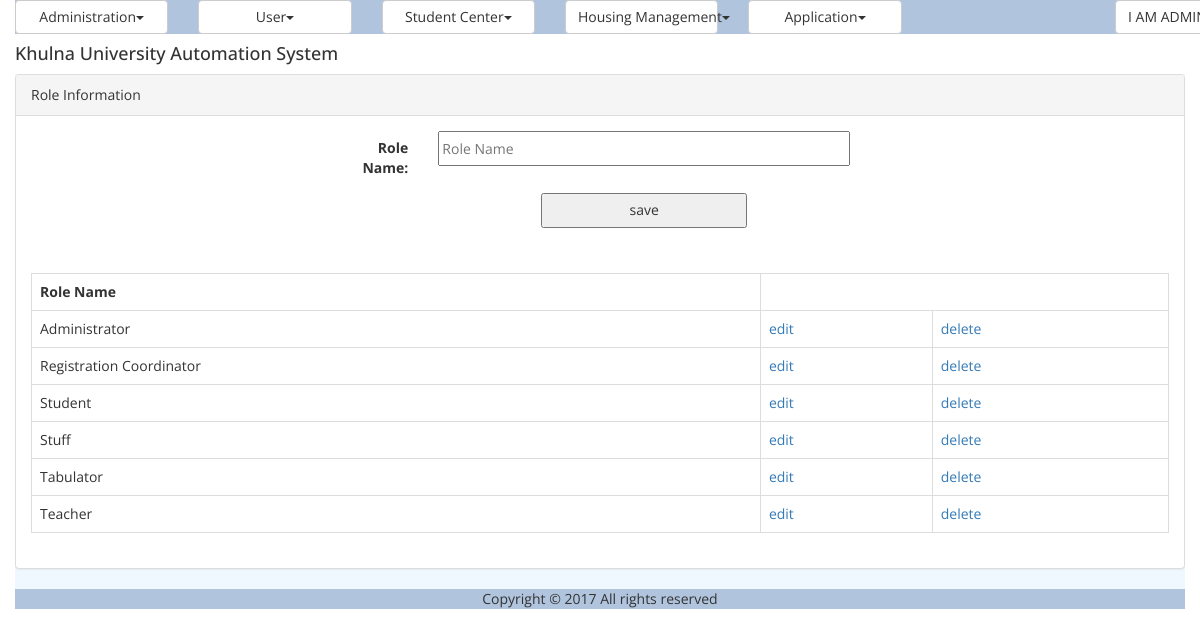
The app's page /role.php (signed in) with its own data.
### tables this page shows
CREATE TABLE `tbl_role` (
  `ID` varchar(40) NOT NULL,
  `Name` varchar(50) NOT NULL
);

### util/class.util.php (called while the page is built, shortened)
<?php
class ConfigUtil implements I_DBConfig, I_LogConfig, I_LanguageConfig{
	public static $s_instance;
	private $_host;
	private $_username;
	private $_password;
	private $_database;
	public static function getInstance() {
		if(!self::$s_instance) {
			self::$s_instance = new self();
		}
		return self::$s_instance;
	}
	private function readConfig(){
		$this->_ini_array = parse_ini_file(CONFIG.'system.ini');
		$this->_host =	$this->_ini_array['db_host'];
		$this->_username = $this->_ini_array['db_username'];
		$this->_password = $this->_ini_array['db_password'];
		$this->_database = $this->_ini_array['db_database'];
	}
	public function getDBHost(){
		return $this->_host;
	}
	public function getDBUserName(){
		return $this->_username;
	}
	public function getDBPassword(){
		return $this->_password;
	}
	public function getDBName(){
		return $this->_database;
	}
}
class DBUtil implements I_DBUtil {
	private static $s_instance;
	private $_host;
	private $_username;
	private $_password;
	private $_database;
	protected $_connection;
	protected $_result;
	public static function getInstance() {
		if(!self::$s_instance) {
			self::$s_instance = new self();
		}
		return self::$s_instance;
	}
	private function readDBConfig(){
		$_config = ConfigUtil::getInstance();
		$this->_host = $_config->getDBHost();
		$this->_username = $_config->getDBUserName();
		$this->_password = $_config->getDBPassword();
		$this->_database = $_config->getDBName();
	}
	private function setConnection(){
		$this->_connection = new mysqli($this->_host, $this->_username,
			$this->_password, $this->_database);
	}
	public function doQuery($sql) {
		$this->_result = $this->_connection->query($sql) or die(mysqli_error($this->_result));
		return $this->_result;
	}
	public function getNumRows() {
		$this->_numRows = mysqli_num_rows($this->_result);
		return $this->_numRows;
	}
	public function getAllRows() {
		$rows = array();
		for($x = 0; $x < $this->getNumRows(); $x++) {
			$rows[] = mysqli_fetch_assoc($this->_result);
		}
		return $rows;
	}
}
class LogUtil{
	private static $s_instance;
	public static function getInstance(){
		if(!self::$s_instance) {
			self::$s_instance = new self();
		}
		return self::$s_instance;
	}
}
class LangUtil{
	private static $s_instance;
	public static function getInstance() {
		if(!self::$s_instance) {
			self::$s_instance = new self();
		}
		return self::$s_instance;
	}
}
?>

### modules/user/ui/blade/view.role.blade.php (called while the page is built, shortened)
<?php
include_once UTILITY.'class.util.php';
include_once MODULES_USER.'bao/class.rolebao.php';
$_RoleBAO = new RoleBAO();
?>

### modules/user/bao/class.rolebao.php (called while the page is built, shortened)
<?php
include_once UTILITY.'class.util.php';
include_once MODULES_USER.'dao/class.roledao.php';
Class RoleBAO{
	private $_RoleDAO;
	public function __construct(){
		$this->_RoleDAO = new RoleDAO();
	}
	public function getAllRoles(){
		$Result = $this->_RoleDAO->getAllRoles();
		return $Result;
	}
}
?>

### modules/user/dao/class.roledao.php (called while the page is built, shortened)
<?php
include_once COMMON.'class.common.php';
include_once UTILITY.'class.util.php';
Class RoleDAO{
	private $_DB;
	public function __construct(){
		$this->_DB = DBUtil::getInstance();
	}
	public function getAllRoles(){
		$RoleList = array();
		$this->_DB->doQuery("SELECT * FROM tbl_role order by Name ASC");
		$rows = $this->_DB->getAllRows();
		for($i = 0; $i < sizeof($rows); $i++) {
			$row = $rows[$i];
			$this->_Role = new Role();
		    $this->_Role->setID ( $row['ID']);
		    $this->_Role->setName( $row['Name'] );
		    $RoleList[]=$this->_Role;
		}
		$Result = new Result();
		$Result->setIsSuccess(1);
		$Result->setResultObject($RoleList);
		return $Result;
	}
}
?>

### common/class.common.php (called while the page is built, shortened)
<?php
include_once 'class.common.user.php';
class Result{
    private $_IsSuccess=0;
    private $_ResultObject;
    public function setIsSuccess($IsSuccess){
        $this->_IsSuccess = $IsSuccess;
    }
    public function getIsSuccess(){
        return $this->_IsSuccess;
    }
    public function setResultObject($ResultObject){
        $this->_ResultObject = $ResultObject;
    }
    public function getResultObject(){
        return $this->_ResultObject;
    }
}
?>

### common/class.common.user.php (called while the page is built, shortened)
<?php
class Role{
    private $_ID;
    private $_Name;
    public function setID ( $ID ) {
        $this->_ID = $ID;
    }
    public function getID () {
        return $this->_ID;
    }
    public function setName( $Name ) {
        $this->_Name = $Name;
    }
    public function getName() {
        return $this->_Name;
    }
}
?>

### modules/user/ui/view.role.php (the view)
<?php
include_once 'blade/view.role.blade.php';
include_once COMMON.'class.common.php';
?>
<div class="panel panel-default">
    <div class="panel-heading">Role Information</div>
    <div class="panel-body">
	<div id="form">
		<form method="post" class="form-horizontal">
				<div class="form-group">
              	<label class="control-label col-sm-2" for="txtName">Role Name:</label>
              	<div class="col-sm-10">
				<input type="text" name="txtName" placeholder="Role Name" value="<?php
					if(isset($_GET['edit'])) echo $getROW->getName();  ?>" />
				</div>
				</div>
		        <div class="form-group">
	              <div class="col-sm-offset-2 col-sm-10">
						<?php
						if(isset($_GET['edit']))
						{
							?>
							<button type="submit" name="update">update</button>
							<?php
						}
						else
						{
							?>
							<button type="submit" name="save">save</button>
							<?php
						}
						?>
				</div>
				</div>
		</form>
	</div>
	</div>
	<div class="panel-body">
	<table class="table table-bordered">
	<?php
	$Result = $_RoleBAO->getAllRoles();
	if($Result->getIsSuccess()){
		$RoleList = $Result->getResultObject();
	?>
		<tr>
			<th>Role Name</th>
		</tr>
		<?php
		for($i = 0; $i < sizeof($RoleList); $i++) {
			$Role = $RoleList[$i];
			?>
		    <tr>
			    <td><?php echo $Role->getName(); ?></td>
			    <td><a href="?edit=<?php echo $Role->getID(); ?>" onclick="return confirm('sure to edit !'); " >edit</a></td>
			    <td><a href="?del=<?php echo $Role->getID(); ?>" onclick="return confirm('sure to delete !'); " >delete</a></td>
		    </tr>
	    <?php
		}
	}
	else{
		echo $Result->getResultObject();
	}
	?>
	</table>
	</div>
</div>

### resources/css/style.css (style rules this page uses)
#form { width:500px; margin:0px auto; text-align:center; }
#form form input { width:100%; height:35px; }
form button { width:50%; height:35px; }
table,td { border:solid #e9e9e9 1px; }

### records on screen
tbl_role: Name "Administrator"
tbl_role: Name "Registration Coordinator"
tbl_role: Name "Student"
tbl_role: Name "Stuff"
tbl_role: Name "Tabulator"
tbl_role: Name "Teacher"

### other values on screen
$globalMenu[$i]->getTitle() "Administration User Student Center Housing Management Application"
$CurrentUser->getFirstName() "I AM"
